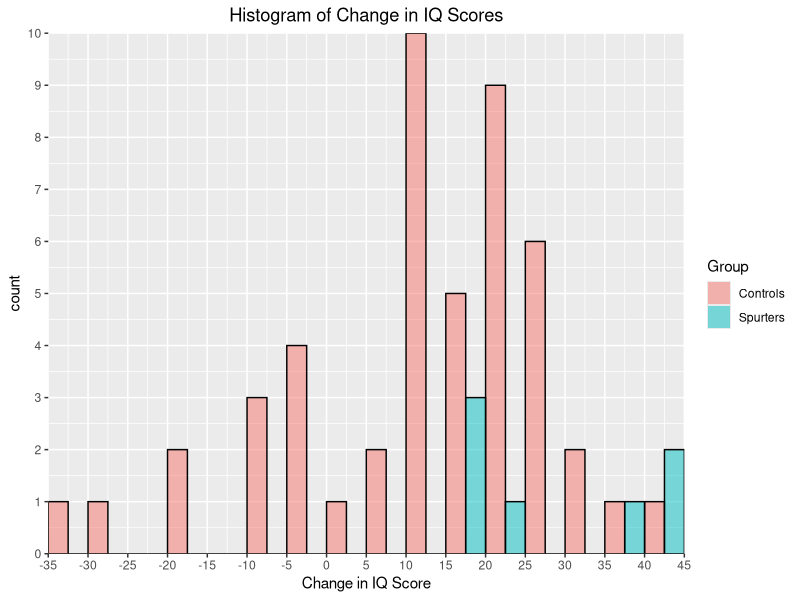
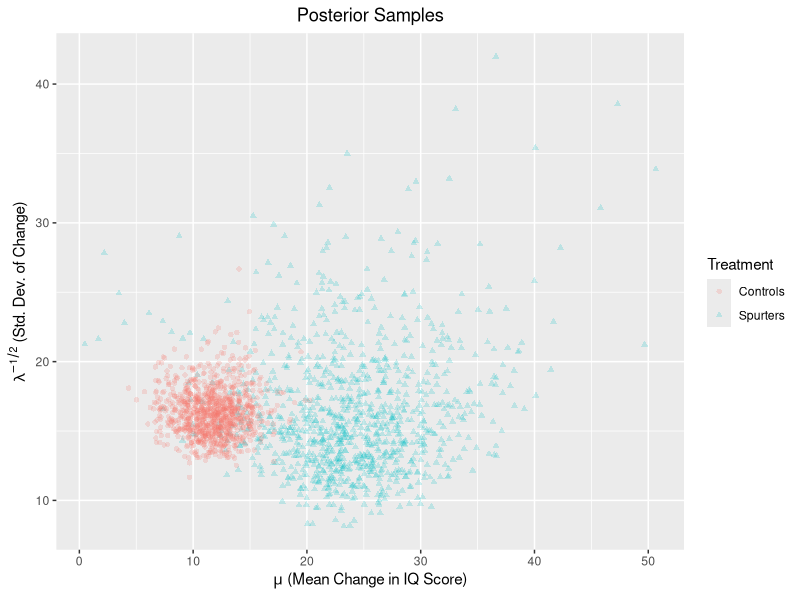

Recreate these plots in R, in order.
## ---- chunk 1
knitr::opts_chunk$set(warning = FALSE, 
                      message = FALSE, 
                      fig.align = "center")
## ---- chunk 2
library(plyr)
library(ggplot2)
library(dplyr)
library(xtable)
library(reshape)
library(tidyverse)
## ---- chunk 3
set.seed(123)
# input data
# spurters
x = c(18, 40, 15, 17, 20, 44, 38)
# control group
y = c(-4, 0, -19, 24, 19, 10, 5, 10,
      29, 13, -9, -8, 20, -1, 12, 21,
      -7, 14, 13, 20, 11, 16, 15, 27,
      23, 36, -33, 34, 13, 11, -19, 21,
      6, 25, 30,22, -28, 15, 26, -1, -2,
      43, 23, 22, 25, 16, 10, 29)
# store data in data frame 
iqData = data.frame(Treatment = c(rep("Spurters", length(x)), 
                                  rep("Controls", length(y))),
                                  Gain = c(x, y))
## ---- chunk 4
xLimits = seq(min(iqData$Gain) - (min(iqData$Gain) %% 5),
              max(iqData$Gain) + (max(iqData$Gain) %% 5),
              by = 5)

ggplot(data = iqData, aes(x = Gain, fill = Treatment, colour = I("black"))) + 
  geom_histogram(position = "dodge", alpha = 0.5, breaks = xLimits, closed = "left")+
  scale_x_continuous(breaks = xLimits, 
                     expand = c(0,0))+ 
  scale_y_continuous(expand = c(0,0), 
breaks = seq(0, 10, by = 1))+
  ggtitle("Histogram of Change in IQ Scores") + labs(x = "Change in IQ Score", 
                                                     fill = "Group") + 
                                               theme(plot.title = element_text(hjust = 0.5))  
## ---- chunk 5
prior = data.frame(m = 0, c = 1, a = 0.5, b = 50)
findParam = function(prior, data){
  postParam = NULL
  c = prior$c
  m = prior$m
  a = prior$a
  b = prior$b
  n = length(data)
  postParam = data.frame(m = (c*m + n*mean(data))/(c + n), 
                c = c + n, 
                a = a + n/2, 
                b =  b + 0.5*(sum((data - mean(data))^2)) + 
                  (n*c *(mean(data)- m)^2)/(2*(c+n)))
  return(postParam)
}
postS = findParam(prior, x)
postC = findParam(prior, y)

## ---- chunk 6
xtable(rbind(prior = prior,
             `Spurters Posterior` = postS,
             `Controls Posterior` = postC), 
       caption = "Parameters")
## ---- chunk 7
# sampling from two posteriors 

# Number of posterior simulations
sim = 1000

# initialize vectors to store samples
mus = NULL
lambdas = NULL
muc = NULL
lambdac = NULL

# Following formula from the NormalGamma with 
# the update paramaters accounted accounted for below 

lambdas = rgamma(sim, shape = postS$a, rate = postS$b)
lambdac = rgamma(sim, shape = postC$a, rate = postC$b)


mus = sapply(sqrt(1/(postS$c*lambdas)),rnorm, n = 1, mean = postS$m)
muc = sapply(sqrt(1/(postC$c*lambdac)),rnorm, n = 1, mean = postC$m)

# Store simulations
simDF = data.frame(lambda = c(lambdas, lambdac),
                   mu = c(mus, muc),
                   Treatment = rep(c("Spurters", "Controls"),
                                   each = sim))

simDF$lambda = simDF$lambda^{-0.5}

# Plot the simulations
ggplot(data = simDF, aes(x = mu, y = lambda, colour = Treatment, shape = Treatment)) +
  geom_point(alpha = 0.2) + 
  labs(x = expression(paste(mu, " (Mean Change in IQ Score)")),
       y = expression(paste(lambda^{-1/2}, " (Std. Dev. of Change)")))  + 
  ggtitle("Posterior Samples")+ 
  theme(plot.title = element_text(hjust = 0.5))
## ---- chunk 8
mp <- 24
cp <- 8
ap <- 4
bp <- 855

ms <- 11.8
cs <- 49
as <- 24.5
bs <- 6344.0

#Sampling from posterior
S <- 1000000


# Number of posterior simulations
sim = 1000000

# initialize vectors to store samples
mu_s = NULL
lambda_s = NULL
mu_c = NULL
lambda_c = NULL

# Following formula from the NormalGamma with 
# the update paramaters accounted accounted for below 

lambda_c = rgamma(S, as, bs)
lambda_s = rgamma(S, ap, bp)

mu_c = rnorm(S, ms, sd = sqrt(1/(cs*lambda_c)))
mu_s = rnorm(S, mp, sd = sqrt(1/(cp*lambda_s)))

# Store simulations
dataF = data.frame(lambda = c(lambda_s, lambda_c),
                   mu = c(mu_s, mu_c),
                   Treatment = rep(c("Spurters", "Controls"),
                                   each = sim))

dataF$lambda = dataF$lambda^{-0.5}
mean(mu_s > mu_c)
